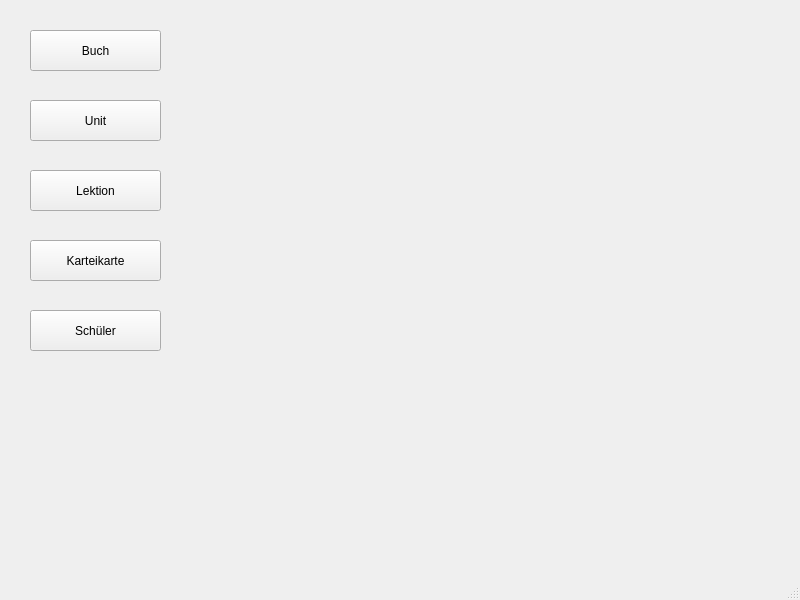
<?xml version="1.0" encoding="UTF-8"?>
<ui version="4.0">
 <class>MainWindow</class>
 <widget class="QMainWindow" name="MainWindow">
  <property name="geometry">
   <rect>
    <x>0</x>
    <y>0</y>
    <width>800</width>
    <height>600</height>
   </rect>
  </property>
  <property name="windowTitle">
   <string>MainWindow</string>
  </property>
  <widget class="QWidget" name="centralwidget">
   <widget class="QPushButton" name="pushButton">
    <property name="geometry">
     <rect>
      <x>30</x>
      <y>30</y>
      <width>131</width>
      <height>41</height>
     </rect>
    </property>
    <property name="text">
     <string>Buch</string>
    </property>
   </widget>
   <widget class="QPushButton" name="pushButton_2">
    <property name="geometry">
     <rect>
      <x>30</x>
      <y>100</y>
      <width>131</width>
      <height>41</height>
     </rect>
    </property>
    <property name="text">
     <string>Unit</string>
    </property>
   </widget>
   <widget class="QPushButton" name="pushButton_3">
    <property name="geometry">
     <rect>
      <x>30</x>
      <y>170</y>
      <width>131</width>
      <height>41</height>
     </rect>
    </property>
    <property name="text">
     <string>Lektion</string>
    </property>
   </widget>
   <widget class="QPushButton" name="pushButton_4">
    <property name="geometry">
     <rect>
      <x>30</x>
      <y>240</y>
      <width>131</width>
      <height>41</height>
     </rect>
    </property>
    <property name="text">
     <string>Karteikarte</string>
    </property>
   </widget>
   <widget class="QPushButton" name="pushButton_5">
    <property name="geometry">
     <rect>
      <x>30</x>
      <y>310</y>
      <width>131</width>
      <height>41</height>
     </rect>
    </property>
    <property name="text">
     <string>Schüler</string>
    </property>
   </widget>
  </widget>
  <widget class="QMenuBar" name="menubar">
   <property name="geometry">
    <rect>
     <x>0</x>
     <y>0</y>
     <width>800</width>
     <height>21</height>
    </rect>
   </property>
  </widget>
  <widget class="QStatusBar" name="statusbar"/>
 </widget>
 <resources/>
 <connections/>
</ui>
